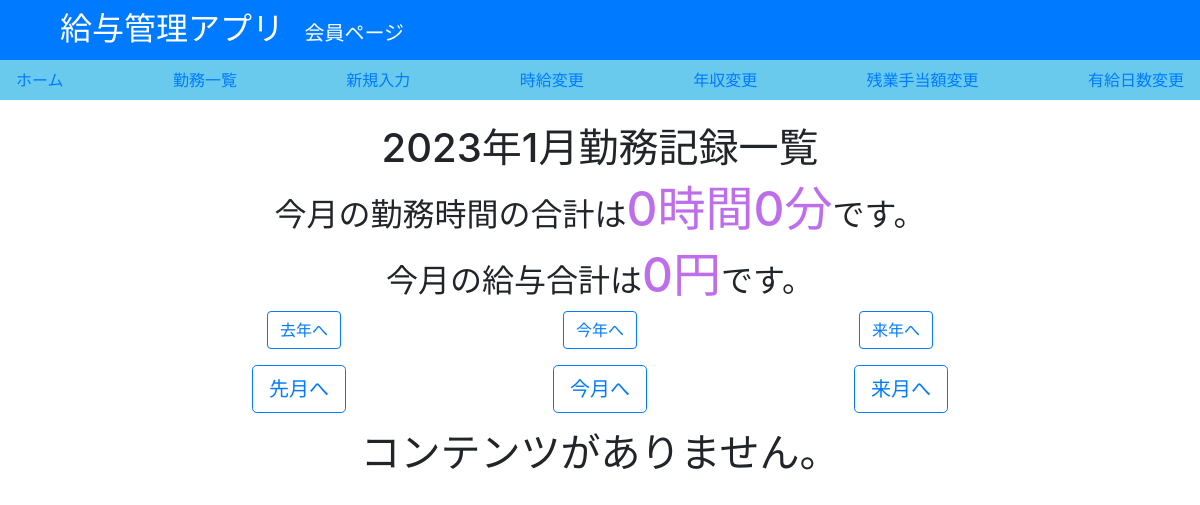
The app's page /list/ (signed in), older data.
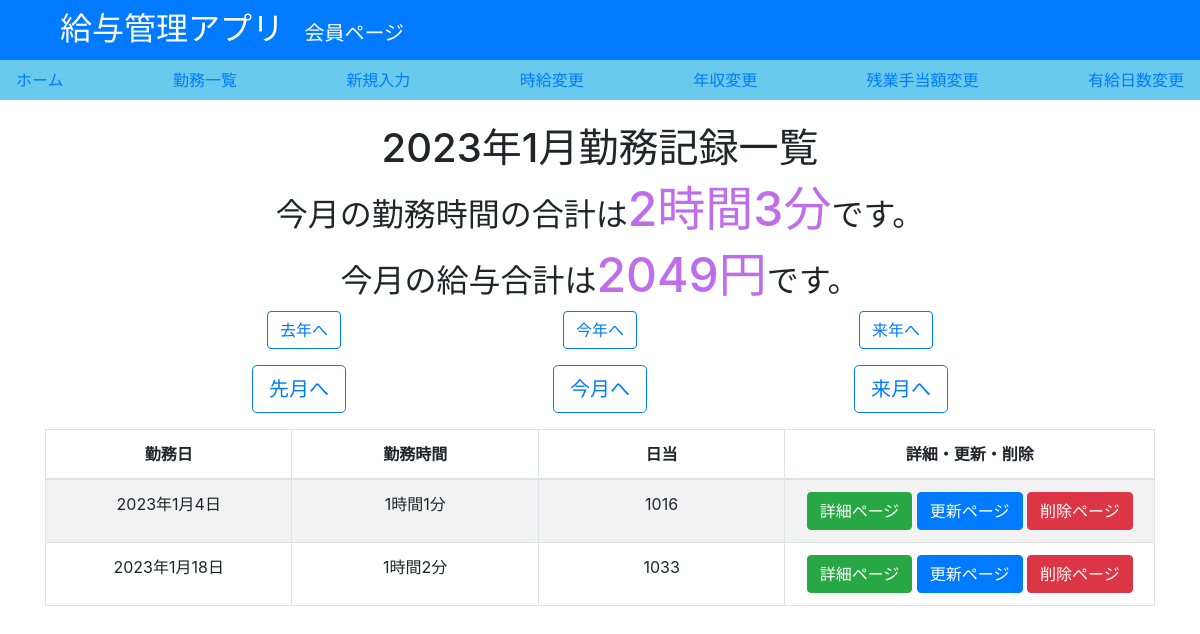
The same page, newer data.
### salary/models.py (models this page shows, shortened)
class Work(models.Model):
    class meta:
        verbose_name = "勤務"
        constraints = [
            models.UniqueConstraint(
                fields=["Worked_date", "user",],
                name="work_unique"
            )
        ]
    Worked_date = models.DateField(
        default = timezone.now,
        verbose_name="勤務日",
    )
    Worktime_h = models.PositiveIntegerField(
        verbose_name="勤務時間 (時間)",
    )
    Worktime_m = models.PositiveIntegerField(
        default = 0,
        verbose_name="勤務時間 (分)",
    )
    wage = models.PositiveIntegerField(
        verbose_name = "時給",
    )
    Worktime_h_2 = models.PositiveIntegerField(
        blank = True,
        null = True,
        verbose_name="途中で時給が変わる場合の勤務時間 (時間) ※空欄可",
    )
    Worktime_m_2 = models.PositiveIntegerField(
        blank = True,
        null = True,
        default = 0,
        verbose_name="途中で時給が変わる場合の勤務時間 (分) ※空欄可",
    )
    wage_2 = models.PositiveIntegerField(
        blank = True,
        null = True,
        verbose_name = "途中で時給が変わる場合の時給 ※空欄可",
    )
    total_wage = models.PositiveIntegerField(
        editable=False,
        verbose_name = "日給",
    )
    yukyu = models.BooleanField(
        verbose_name = "有給",
    )
    zangyo_h = models.PositiveIntegerField(
        blank = True,
        null = True,
        verbose_name = "残業時間（時間）※空欄可",
    )
    zangyo_m = models.PositiveIntegerField(
        blank = True,
        null = True,
        verbose_name = "残業時間（分）※空欄可",
    )
    user = models.ForeignKey(
        get_user_model(),
        verbose_name='ログインユーザー',
        on_delete=models.CASCADE,
    )

### salary/views.py (the view, shortened to what this page needs)
# urls.py: path("list/", views.List, name="list"),
def List(request):
    global i, j
    month = date.today() + relativedelta(months=i)
    year = date.today() + relativedelta(years=j)
    work = Work.objects.filter(Worked_date__year = year.year, Worked_date__month = month.month,user_id=request.user.id)
    work2 = Work.objects.filter(Worked_date__year = year.year, Worked_date__month = month.month,wage_2__isnull=False,user_id=request.user.id)
    work3 = Work.objects.filter(Worked_date__year = year.year, Worked_date__month = month.month,zangyo_h__isnull=False,user_id=request.user.id)
    work4 = Work.objects.filter(Worked_date__year = year.year, Worked_date__month = month.month,zangyo_m__isnull=False,user_id=request.user.id)
    if not work:
        sum_time_h = 0
        sum_time_m = 0
    elif not work2:
        sum_time_h = int(work.aggregate(Sum('Worktime_h')).get("Worktime_h__sum"))
        sum_time_m = int(work.aggregate(Sum('Worktime_m')).get("Worktime_m__sum"))
    else:
        sum_time_h = int(work.aggregate(Sum('Worktime_h')).get("Worktime_h__sum"))+int(work2.aggregate(Sum('Worktime_h_2')).get("Worktime_h_2__sum"))
        sum_time_m = int(work.aggregate(Sum('Worktime_m')).get("Worktime_m__sum"))+int(work2.aggregate(Sum('Worktime_m_2')).get("Worktime_m_2__sum"))
    if sum_time_m >= 60:
        sum_time_h = sum_time_h + sum_time_m/60
        sum_time_m = sum_time_m%60
    if not work:
        sum_wage=0
    elif not work3:
        sum_wage = work.aggregate(Sum("total_wage")).get("total_wage__sum")
    return render(
        request,
        'salary/work_list.html',
        {
            'work':work.order_by('Worked_date'),
            'sum_time_h':math.floor(sum_time_h),
            'sum_time_m':sum_time_m,
            'sum_wage':sum_wage,
            'month':month.month,
            'year':year.year,
        }
    )

### salary/templates/salary/work_list.html (shortened to what this page needs)
{% extends "salary/base2.html" %}
{% load mathfilters %}
{% load humanize %}
{% block main %}
<h1 class="center">{{year}}年{{month}}月勤務記録一覧</h1>
<h2 class="center">今月の勤務時間の合計は<span class="important">{{ sum_time_h }}時間{{ sum_time_m }}分</span>です。</h2>
<h2 class="center">今月の給与合計は<span class="important">{{ sum_wage|floatformat:0 |intcomma }}円</span>です。</h2>
<form action="{% url 'list' %}" method="post">
    <p class="button">
    <input type="submit" name="lastyear" value="去年へ" class="btn btn-outline-primary">
    <input type="submit" name="toyear" value="今年へ" class="btn btn-outline-primary">
    <input type="submit" name="nextyear" value="来年へ" class="btn btn-outline-primary">
    </p>
    <p class="button">
    <input type="submit" name="lastmonth" value="先月へ" class="btn btn-outline-primary btn-lg">
    <input type="submit" name="tomonth" value="今月へ" class="btn btn-outline-primary btn-lg">
    <input type="submit" name="nextmonth" value="来月へ" class="btn btn-outline-primary btn-lg">
    </p>
</form>
<table id=work_list width="100%" class="table table-striped table-bordered table-hover">
    <thead>
        <tr>
            {% if work %}
                <th class="text-center">勤務日</th>
                <th class="text-center">勤務時間</th>
                <th class="text-center">日当</th>
                <th class="text-center">詳細・更新・削除</th>
            {% endif %}
        </tr>
    </thead>
    <tbody>
        {% for work in work %}
        <tr class="odd gradeX text-center">
            <td class="text-center" width="100">{{ work.Worked_date}}</td>
            {% if not work.Worktime_m_2 %}
                <td class="text-center" width="100">{{ work.Worktime_h }}時間{{ work.Worktime_m }}分</td>
            {% else %}
                <td class="text-center" width="100">{{ work.Worktime_h|addition:work.Worktime_h_2 }}時間{{ work.Worktime_m|addition:work.Worktime_m_2 }}分</td>
            {% endif %}
            <td class="text-center" width="100">{{ work.total_wage }}</td>
            <td class="text-center" width="150">
                <a class="btn btn-success" href="{% url 'detail' work.id %}" role="button">詳細ページ</a>
                <a class="btn btn-primary" href="{% url 'update' work.id %}" role="button">更新ページ</a>
                <a class="btn btn-danger" href="{% url 'delete' work.id %}" role="button">削除ページ</a>
            </td>
        </tr>
        {% empty %}
            <h1 class="center">コンテンツがありません。</h1>
        {% endfor %}
    </tbody>
    </table>
{% endblock %}

### salary/templates/salary/base2.html (shortened to what this page needs)
{% load static %}
<!doctype HTML>
<html>
    <head>
        <link rel="stylesheet" href="https://maxcdn.bootstrapcdn.com/bootstrap/4.0.0/css/bootstrap.min.css">
        <link rel="stylesheet" href="{% static 'main.css' %}">
    </head>
    <body>
        <nav class="navbar2 navbar-expand-lg navbar-dark bg-primary">
            <a class="text navbar-brand" href="{% url 'top' 1 %}">給与管理アプリ</a>
            <a class="navbar-brand" href="{% url 'index' %}">会員ページ</a>
        </nav>
        {% include "salary/navi.html" %}
        <div class="container mt-4">
            {% block main %}{% endblock %}
        </div>
    </body>
</html>

### salary/templates/salary/navi.html
{% load static %}
<div class="navbar">
    <a href="{% url 'top' 1 %}">ホーム</a>
    <a href="{% url 'list' %}">勤務一覧</a>
    <a href="{% url 'create' %}">新規入力</a>
    <a href="{% url 'wage_list' %}">時給変更</a>
    <a href="{% url 'yearwage_list' %}">年収変更</a>
    <a href="{% url 'zangyo_update' %}">残業手当額変更</a>
    <a href="{% url 'yukyu_update' %}">有給日数変更</a>
</div>

### salary/static/main.css (style rules this page uses)
.navbar { background: rgb(105, 202, 237); height: 40px; }
.navbar2 { height: 60px; }
.text { margin-left: 5%; font-size: 200%; }
.center { text-align: center; }
.button { display: flex; justify-content: space-evenly; }
span { color: rgba(159, 42, 226, 0.68); font-size: 150%; }

Row changes from the older to the newer data that the page shows:
added Work: Worked_date "2023年1月4日", Worktime_h "1", Worktime_m "1", total_wage "1016"
added Work: Worked_date "2023年1月18日", Worktime_h "1", Worktime_m "2", total_wage "1033"
Text that changed along with them:
{{ sum_time_h }}: "0" → "2"
{{ sum_time_m }}: "0" → "3"
{{ sum_wage|floatformat:0 |intcomma }}: "0" → "2049"
text no longer shown: "コンテンツがありません。"
text now shown: "勤務日 勤務時間 日当 詳細・更新・削除"
